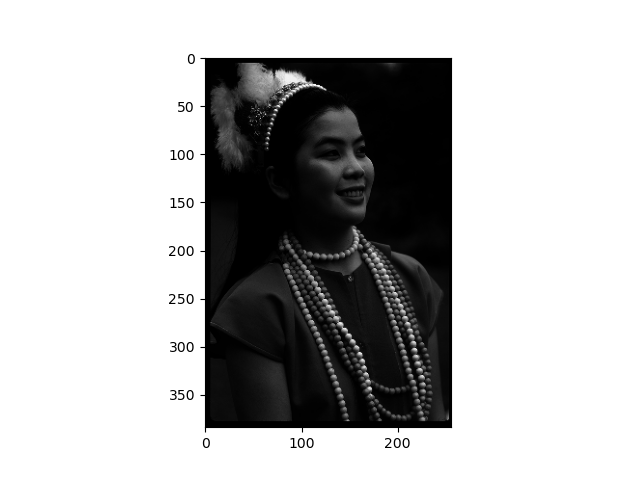
#> input picture Lab4/output/linear.png, 640 x 480 px, given in place of linear.tif, which was not available
$ python gamma_correct.py
#> lines starting #> are read from the running program, lines starting #| are printed output that depends on the picture; pictures that were not available may be replaced by others from this repository, and a replacement may not be noted
import matplotlib.pyplot as plt
import numpy as np
from PIL import Image
from matplotlib import cm

filename = 'linear.tif'
im = Image.open('Lab4/input/' + filename)
#> im is the input picture: PIL image 640x480 RGBA; mean R, G, B, A 184.7, 184.7, 184.7, 255
x = np.array(im)
gamma = 1.59
y = 255 * np.power((x / 255), np.ones_like(x) * (1/gamma))
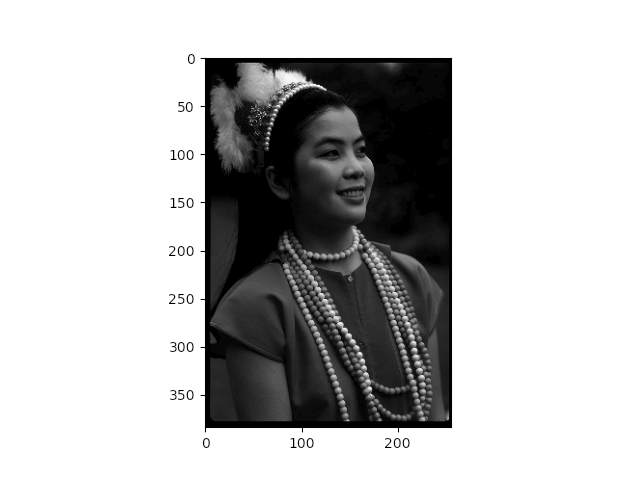
#> y: shape (480, 640, 4) float64; mean R, G, B, A 190.8, 190.8, 190.8, 255

gray = cm.get_cmap('gray', 256)
plt.figure(1)
plt.imshow(x, cmap=gray)
plt.figure(2)
plt.imshow(y, cmap=gray)
plt.show()
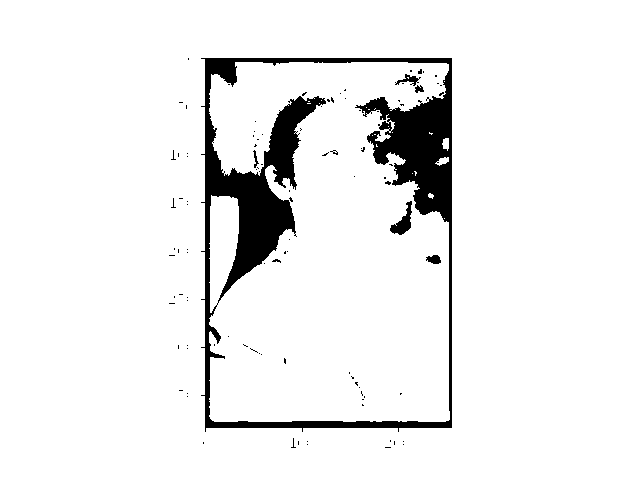
#> shown: shape (480, 640, 4) float64; mean R, G, B, A 0.931, 0.931, 0.931, 1

filename = 'gamma15.tif'
#> (the run stopped early here; a loop or call above may not have finished)

$ run again, with Lab4/output/gamma_monitor.png copied over Lab4/output/linear.png
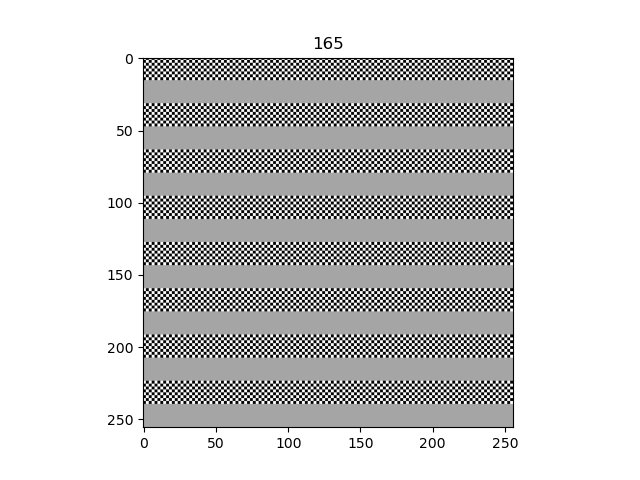
#> input picture Lab4/output/gamma_monitor.png, 640 x 480 px, given in place of linear.tif, which was not available
#> im is the input picture: PIL image 640x480 RGBA; mean R, G, B, A 204.8, 204.8, 204.8, 255
#> `y = 255 * np.power((x / 255), np.ones_like(x) * (1/gamma))`:
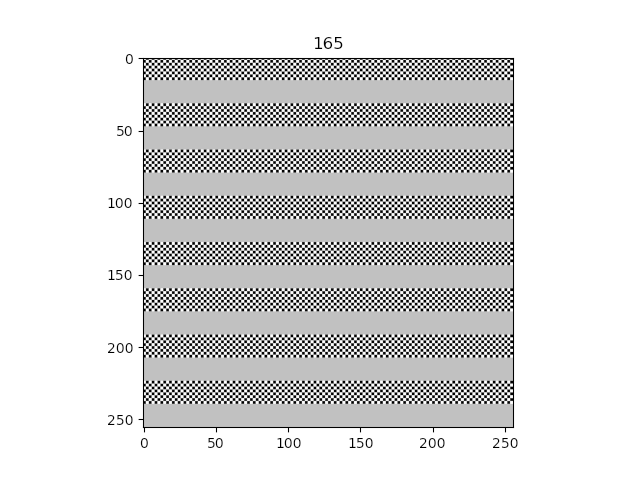
#> y: shape (480, 640, 4) float64; mean R, G, B, A 215.6, 215.6, 215.6, 255
#> `plt.show()`:
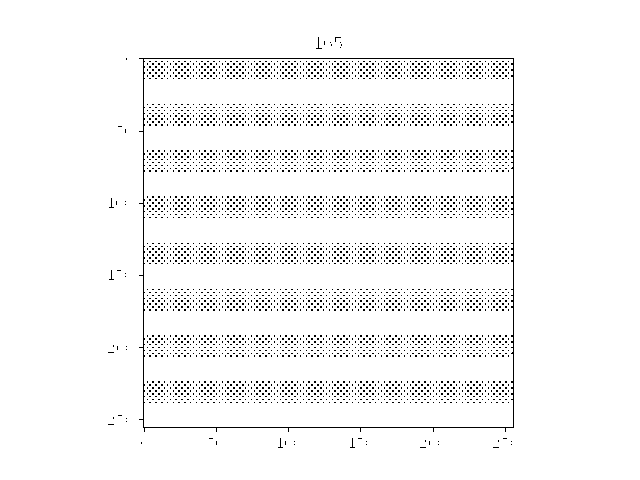
#> shown: shape (480, 640, 4) float64; mean R, G, B, A 0.962, 0.962, 0.962, 1
